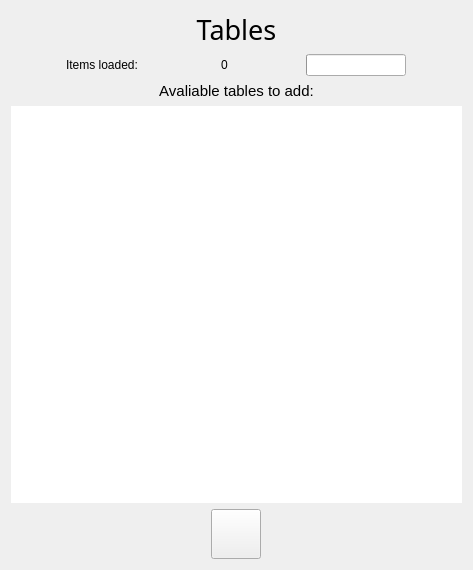
<?xml version="1.0" encoding="UTF-8"?>
<ui version="4.0">
 <class>ItemsLoader</class>
 <widget class="QWidget" name="ItemsLoader">
  <property name="geometry">
   <rect>
    <x>0</x>
    <y>0</y>
    <width>473</width>
    <height>570</height>
   </rect>
  </property>
  <property name="minimumSize">
   <size>
    <width>300</width>
    <height>0</height>
   </size>
  </property>
  <property name="windowTitle">
   <string>Form</string>
  </property>
  <property name="windowOpacity">
   <double>0.800000000000000</double>
  </property>
  <property name="styleSheet">
   <string notr="true"/>
  </property>
  <layout class="QVBoxLayout" name="verticalLayout_2">
   <item>
    <widget class="QLabel" name="lbl_name">
     <property name="font">
      <font>
       <family>Rubik</family>
       <pointsize>20</pointsize>
      </font>
     </property>
     <property name="text">
      <string>Tables</string>
     </property>
     <property name="scaledContents">
      <bool>true</bool>
     </property>
     <property name="alignment">
      <set>Qt::AlignCenter</set>
     </property>
     <property name="margin">
      <number>5</number>
     </property>
    </widget>
   </item>
   <item>
    <layout class="QHBoxLayout" name="horizontalLayout_2">
     <property name="spacing">
      <number>0</number>
     </property>
     <property name="sizeConstraint">
      <enum>QLayout::SetMinimumSize</enum>
     </property>
     <item>
      <widget class="QLabel" name="label">
       <property name="sizePolicy">
        <sizepolicy hsizetype="Minimum" vsizetype="Minimum">
         <horstretch>0</horstretch>
         <verstretch>0</verstretch>
        </sizepolicy>
       </property>
       <property name="maximumSize">
        <size>
         <width>100</width>
         <height>165555</height>
        </size>
       </property>
       <property name="text">
        <string>Items loaded: </string>
       </property>
      </widget>
     </item>
     <item>
      <widget class="QLabel" name="itemsCount">
       <property name="sizePolicy">
        <sizepolicy hsizetype="Minimum" vsizetype="Minimum">
         <horstretch>0</horstretch>
         <verstretch>0</verstretch>
        </sizepolicy>
       </property>
       <property name="maximumSize">
        <size>
         <width>30</width>
         <height>16555</height>
        </size>
       </property>
       <property name="text">
        <string>0</string>
       </property>
      </widget>
     </item>
     <item>
      <widget class="QProgressBar" name="progressBar">
       <property name="sizePolicy">
        <sizepolicy hsizetype="Minimum" vsizetype="Minimum">
         <horstretch>0</horstretch>
         <verstretch>0</verstretch>
        </sizepolicy>
       </property>
       <property name="maximumSize">
        <size>
         <width>100</width>
         <height>100</height>
        </size>
       </property>
       <property name="value">
        <number>0</number>
       </property>
       <property name="textVisible">
        <bool>false</bool>
       </property>
      </widget>
     </item>
    </layout>
   </item>
   <item>
    <widget class="QLabel" name="info">
     <property name="font">
      <font>
       <pointsize>11</pointsize>
      </font>
     </property>
     <property name="text">
      <string>Avaliable tables to add:</string>
     </property>
     <property name="alignment">
      <set>Qt::AlignCenter</set>
     </property>
     <property name="margin">
      <number>8</number>
     </property>
    </widget>
   </item>
   <item>
    <layout class="QHBoxLayout" name="horizontalLayout">
     <item>
      <widget class="QTreeView" name="tableTreeView">
       <property name="sizePolicy">
        <sizepolicy hsizetype="Expanding" vsizetype="Expanding">
         <horstretch>0</horstretch>
         <verstretch>0</verstretch>
        </sizepolicy>
       </property>
       <property name="minimumSize">
        <size>
         <width>0</width>
         <height>180</height>
        </size>
       </property>
       <property name="font">
        <font>
         <pointsize>10</pointsize>
        </font>
       </property>
       <property name="styleSheet">
        <string notr="true">
QTreeView::branch:has-siblings:adjoins-item {
    border-image: url(:/icons/table.svg) 0;
}

QTreeView::branch:!has-children:!has-siblings:adjoins-item {
    border-image: url(:/icons/table.svg) 0;
}</string>
       </property>
       <property name="frameShape">
        <enum>QFrame::NoFrame</enum>
       </property>
       <property name="lineWidth">
        <number>1</number>
       </property>
       <property name="sizeAdjustPolicy">
        <enum>QAbstractScrollArea::AdjustToContents</enum>
       </property>
       <property name="editTriggers">
        <set>QAbstractItemView::AnyKeyPressed|QAbstractItemView::DoubleClicked|QAbstractItemView::EditKeyPressed</set>
       </property>
       <property name="tabKeyNavigation">
        <bool>true</bool>
       </property>
       <property name="dragEnabled">
        <bool>false</bool>
       </property>
       <property name="dragDropOverwriteMode">
        <bool>true</bool>
       </property>
       <property name="dragDropMode">
        <enum>QAbstractItemView::NoDragDrop</enum>
       </property>
       <property name="defaultDropAction">
        <enum>Qt::MoveAction</enum>
       </property>
       <property name="alternatingRowColors">
        <bool>false</bool>
       </property>
       <property name="selectionMode">
        <enum>QAbstractItemView::MultiSelection</enum>
       </property>
       <property name="iconSize">
        <size>
         <width>19</width>
         <height>17</height>
        </size>
       </property>
       <property name="uniformRowHeights">
        <bool>true</bool>
       </property>
       <property name="sortingEnabled">
        <bool>true</bool>
       </property>
       <property name="animated">
        <bool>true</bool>
       </property>
       <property name="allColumnsShowFocus">
        <bool>false</bool>
       </property>
       <property name="wordWrap">
        <bool>false</bool>
       </property>
       <property name="headerHidden">
        <bool>true</bool>
       </property>
       <attribute name="headerVisible">
        <bool>false</bool>
       </attribute>
       <attribute name="headerCascadingSectionResizes">
        <bool>false</bool>
       </attribute>
       <attribute name="headerDefaultSectionSize">
        <number>200</number>
       </attribute>
      </widget>
     </item>
    </layout>
   </item>
   <item>
    <layout class="QGridLayout" name="gridLayout">
     <item row="0" column="0">
      <widget class="QPushButton" name="btn_confirm">
       <property name="sizePolicy">
        <sizepolicy hsizetype="Minimum" vsizetype="Minimum">
         <horstretch>0</horstretch>
         <verstretch>0</verstretch>
        </sizepolicy>
       </property>
       <property name="minimumSize">
        <size>
         <width>50</width>
         <height>50</height>
        </size>
       </property>
       <property name="maximumSize">
        <size>
         <width>50</width>
         <height>50</height>
        </size>
       </property>
       <property name="text">
        <string/>
       </property>
       <property name="icon">
        <iconset resource="../Resources/files.qrc">
         <normaloff>:/icons/confirm.svg</normaloff>:/icons/confirm.svg</iconset>
       </property>
       <property name="iconSize">
        <size>
         <width>40</width>
         <height>40</height>
        </size>
       </property>
      </widget>
     </item>
    </layout>
   </item>
  </layout>
 </widget>
 <resources>
  <include location="../Resources/files.qrc"/>
 </resources>
 <connections/>
</ui>
